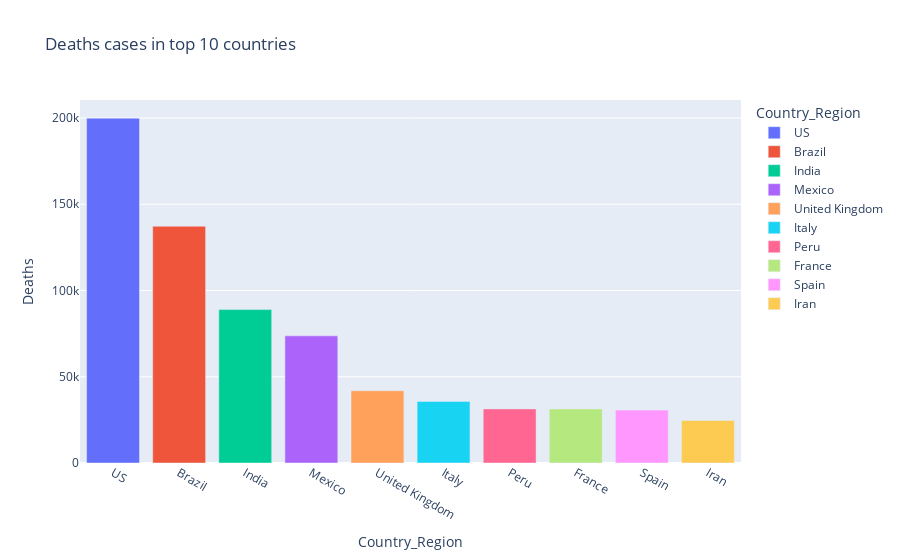

Source (notebook cell):
### Code cell
px.bar(Sorted_country_df_deaths.head(10),x = "Country_Region",y="Deaths",color ="Country_Region" ,title="Deaths cases in top 10 countries")

### Figure 1 — Plotly figure (JSON) as saved in the notebook; plotly's stock layout.template omitted (floating-point values rounded to 4 significant figures)
{"data": [{"alignmentgroup": "True", "hovertemplate": "Country_Region=%{x}<br>Deaths=%{y}<extra></extra>", "legendgroup": "US", "marker": {"color": "#636efa"}, "name": "US", "offsetgroup": "US", "orientation": "v", "showlegend": true, "textposition": "auto", "type": "bar", "x": ["US"], "xaxis": "x", "y": [199911], "yaxis": "y"}, {"alignmentgroup": "True", "hovertemplate": "Country_Region=%{x}<br>Deaths=%{y}<extra></extra>", "legendgroup": "Brazil", "marker": {"color": "#EF553B"}, "name": "Brazil", "offsetgroup": "Brazil", "orientation": "v", "showlegend": true, "textposition": "auto", "type": "bar", "x": ["Brazil"], "xaxis": "x", "y": [137272], "yaxis": "y"}, {"alignmentgroup": "True", "hovertemplate": "Country_Region=%{x}<br>Deaths=%{y}<extra></extra>", "legendgroup": "India", "marker": {"color": "#00cc96"}, "name": "India", "offsetgroup": "India", "orientation": "v", "showlegend": true, "textposition": "auto", "type": "bar", "x": ["India"], "xaxis": "x", "y": [88935], "yaxis": "y"}, {"alignmentgroup": "True", "hovertemplate": "Country_Region=%{x}<br>Deaths=%{y}<extra></extra>", "legendgroup": "Mexico", "marker": {"color": "#ab63fa"}, "name": "Mexico", "offsetgroup": "Mexico", "orientation": "v", "showlegend": true, "textposition": "auto", "type": "bar", "x": ["Mexico"], "xaxis": "x", "y": [73697], "yaxis": "y"}, {"alignmentgroup": "True", "hovertemplate": "Country_Region=%{x}<br>Deaths=%{y}<extra></extra>", "legendgroup": "United Kingdom", "marker": {"color": "#FFA15A"}, "name": "United Kingdom", "offsetgroup": "United Kingdom", "orientation": "v", "showlegend": true, "textposition": "auto", "type": "bar", "x": ["United Kingdom"], "xaxis": "x", "y": [41877], "yaxis": "y"}, {"alignmentgroup": "True", "hovertemplate": "Country_Region=%{x}<br>Deaths=%{y}<extra></extra>", "legendgroup": "Italy", "marker": {"color": "#19d3f3"}, "name": "Italy", "offsetgroup": "Italy", "orientation": "v", "showlegend": true, "textposition": "auto", "type": "bar", "x": ["Italy"], "xaxis": "x", "y": [35724], "yaxis": "y"}, {"alignmentgroup": "True", "hovertemplate": "Country_Region=%{x}<br>Deaths=%{y}<extra></extra>", "legendgroup": "Peru", "marker": {"color": "#FF6692"}, "name": "Peru", "offsetgroup": "Peru", "orientation": "v", "showlegend": true, "textposition": "auto", "type": "bar", "x": ["Peru"], "xaxis": "x", "y": [31369], "yaxis": "y"}, {"alignmentgroup": "True", "hovertemplate": "Country_Region=%{x}<br>Deaths=%{y}<extra></extra>", "legendgroup": "France", "marker": {"color": "#B6E880"}, "name": "France", "offsetgroup": "France", "orientation": "v", "showlegend": true, "textposition": "auto", "type": "bar", "x": ["France"], "xaxis": "x", "y": [31346], "yaxis": "y"}, {"alignmentgroup": "True", "hovertemplate": "Country_Region=%{x}<br>Deaths=%{y}<extra></extra>", "legendgroup": "Spain", "marker": {"color": "#FF97FF"}, "name": "Spain", "offsetgroup": "Spain", "orientation": "v", "showlegend": true, "textposition": "auto", "type": "bar", "x": ["Spain"], "xaxis": "x", "y": [30663], "yaxis": "y"}, {"alignmentgroup": "True", "hovertemplate": "Country_Region=%{x}<br>Deaths=%{y}<extra></extra>", "legendgroup": "Iran", "marker": {"color": "#FECB52"}, "name": "Iran", "offsetgroup": "Iran", "orientation": "v", "showlegend": true, "textposition": "auto", "type": "bar", "x": ["Iran"], "xaxis": "x", "y": [24656], "yaxis": "y"}], "layout": {"barmode": "relative", "legend": {"title": {"text": "Country_Region"}, "tracegroupgap": 0}, "title": {"text": "Deaths cases in top 10 countries"}, "xaxis": {"anchor": "y", "categoryarray": ["US", "Brazil", "India", "Mexico", "United Kingdom", "Italy", "Peru", "France", "Spain", "Iran"], "categoryorder": "array", "domain": [0, 1], "title": {"text": "Country_Region"}}, "yaxis": {"anchor": "x", "domain": [0, 1], "title": {"text": "Deaths"}}}}
